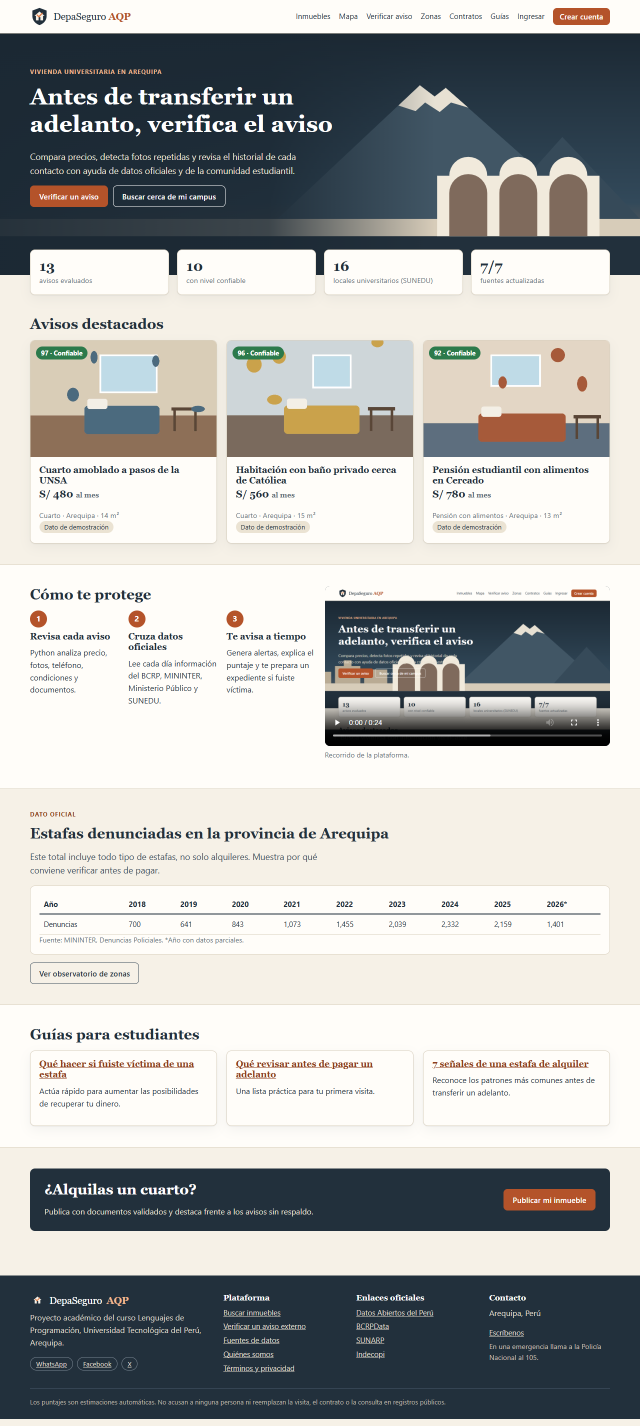
#> input picture docs/capturas/01_inicio.png, 1280 x 2851 px (shown at 1/2 size); its folder holds only this picture in this run
$ python crear_video.py
#> lines starting #> are read from the running program, lines starting #| are printed output that depends on the picture
"""Convierte las capturas en un video corto para la página de inicio."""
from __future__ import annotations

from pathlib import Path

import imageio_ffmpeg
import numpy as np
from PIL import Image, ImageDraw, ImageFont

RAIZ = Path(__file__).resolve().parents[1]
CAPTURAS = RAIZ / "docs" / "capturas"
ESTATICOS = RAIZ / "depaseguro" / "static"
ANCHO, ALTO, FPS, SEGUNDOS = 1280, 720, 12, 4
ESCENAS = [
    ("01_inicio", "1. Busca vivienda con información verificable"),
    ("11_busqueda_campus", "2. Filtra por campus, distancia y presupuesto"),
    ("04_ficha_confiable", "3. Revisa el Trust Score y su explicación"),
    ("13_verificador_resultado", "4. Analiza avisos vistos en redes sociales"),
    ("05_zonas", "5. Consulta datos oficiales por distrito"),
    ("18_panel_admin", "6. La moderación recibe alertas y reportes"),
]


def fotograma(nombre: str, texto: str) -> Image.Image:
#> called with nombre = '01_inicio'
    imagen = Image.open(CAPTURAS / f"{nombre}.png").convert("RGB")
#> imagen is the input picture: PIL image 1280x2851 RGB; mean R, G, B 176.6, 177.7, 175.9
    escala = ANCHO / imagen.width
#> escala = 1
    imagen = imagen.resize((ANCHO, int(imagen.height * escala)))
    lienzo = Image.new("RGB", (ANCHO, ALTO), "#22303c")
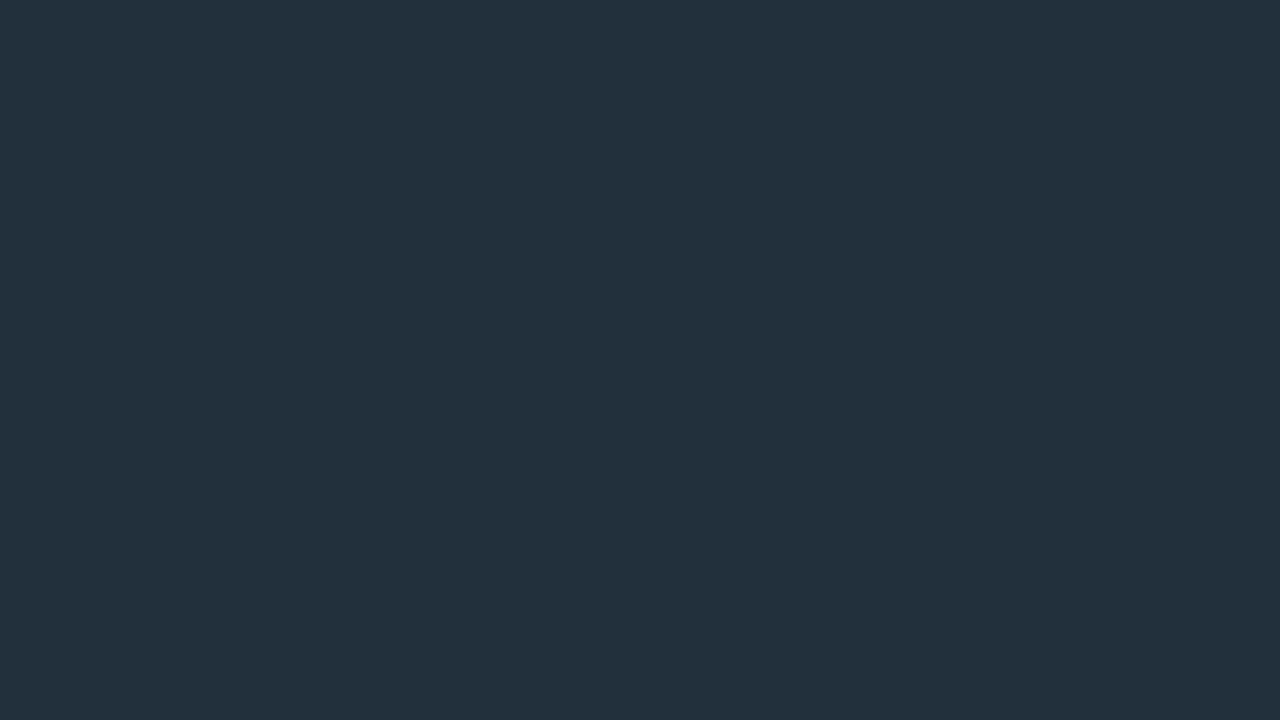
#> lienzo: PIL image 1280x720 RGB; mean R, G, B 34, 48, 60
    lienzo.paste(imagen.crop((0, 0, ANCHO, min(imagen.height, ALTO))), (0, 0))
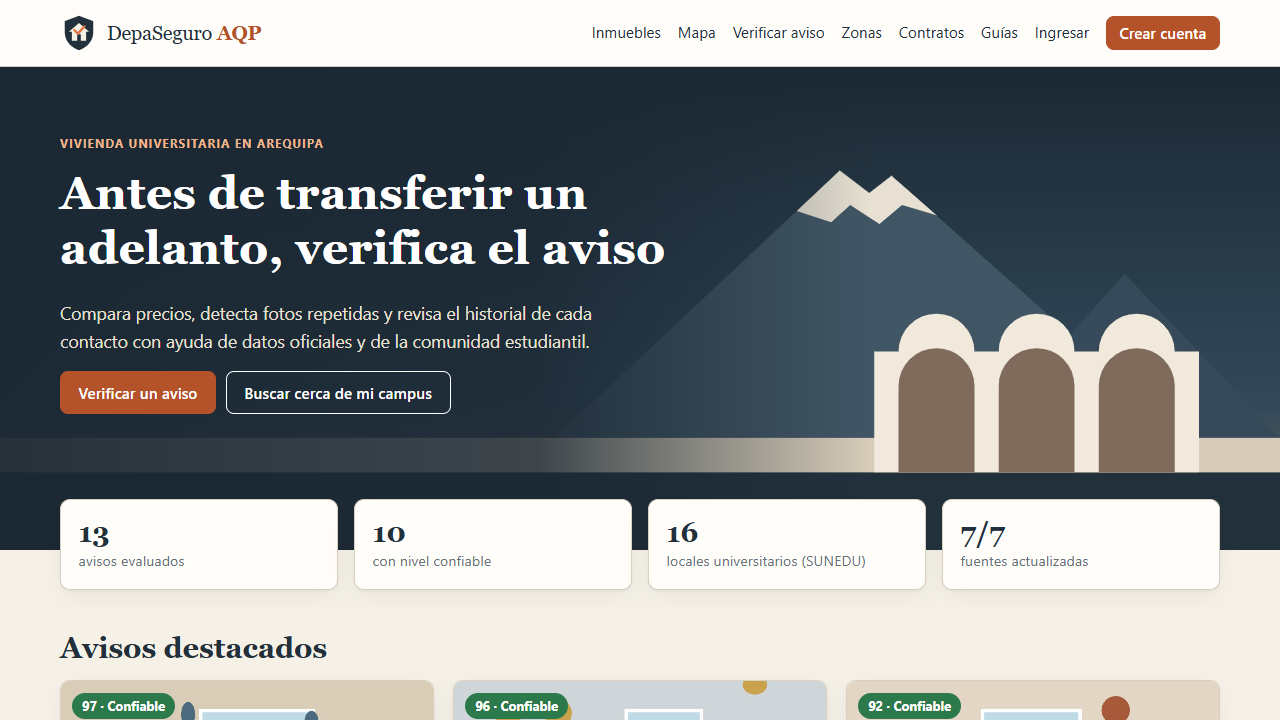
#> lienzo: PIL image 1280x720 RGB; mean R, G, B 129.9, 134.9, 136.8
    dibujo = ImageDraw.Draw(lienzo, "RGBA")
    dibujo.rectangle([0, ALTO - 74, ANCHO, ALTO], fill=(34, 48, 60, 235))
    fuente = ImageFont.truetype("arial.ttf", 30)
    dibujo.text((36, ALTO - 56), texto, font=fuente, fill="#ffffff")
    return lienzo


def main() -> None:
    (ESTATICOS / "video").mkdir(exist_ok=True)
    cuadros = [fotograma(*escena) for escena in ESCENAS]
    cuadros[0].save(ESTATICOS / "img" / "video-portada.png", optimize=True)
    escritor = imageio_ffmpeg.write_frames(str(ESTATICOS / "video" / "recorrido.mp4"), (ANCHO, ALTO), fps=FPS,
                                           codec="libx264", pix_fmt_out="yuv420p", quality=7, macro_block_size=8)
    escritor.send(None)
    for cuadro in cuadros:
        datos = np.ascontiguousarray(np.asarray(cuadro, dtype=np.uint8))
        for _ in range(FPS * SEGUNDOS):
            escritor.send(datos)
    escritor.close()
    print("Video creado.")


if __name__ == "__main__":
#> (the run stopped early here; a loop or call above may not have finished)
